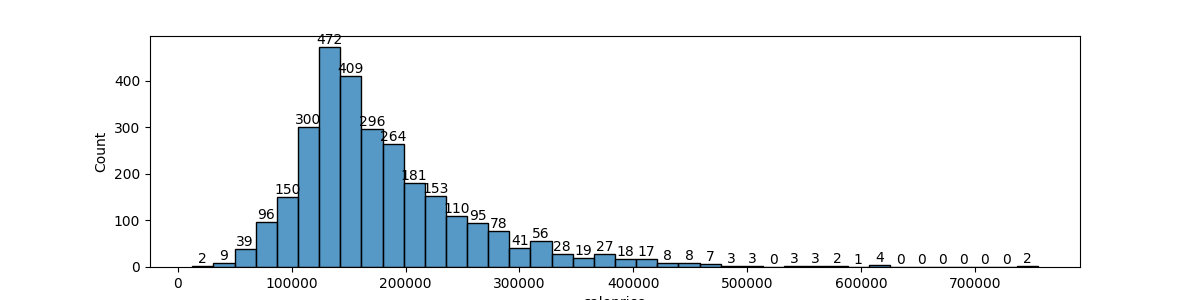

The script that saved this image:
from main import df_cleaned
import matplotlib.pyplot as plt
import seaborn as sns



plt.figure(figsize=(12,3),dpi=100)
ax=sns.histplot(data=df_cleaned,x='saleprice',bins=40)
for patch in ax.patches:
    height=patch.get_height()
    ax.text(
        patch.get_x()+patch.get_width()/2,
        height,
        int(height),
        ha='center',
        va='bottom'
    )


plt.show()
plt.savefig('Histogram_SalePrice.png')